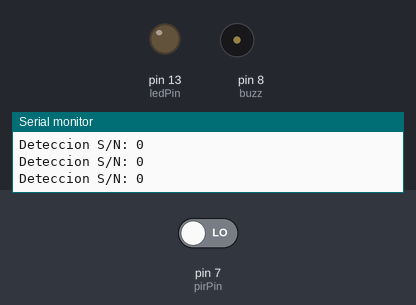
A sketch run on a simulated Arduino Uno, built with avr-gcc and run on an emulated ATmega328P. On the bench: output pins drawn as LEDs (lit = HIGH), buzzer (waves = sounding), the last lines printed to the serial monitor. The inputs (shaded band) are chosen by the test bench; at power-on: pin 7 (pirPin) LOW.

Above: at 1.5 s.
1.6 s: pin 7 (pirPin) driven HIGH
At 2.02 s:
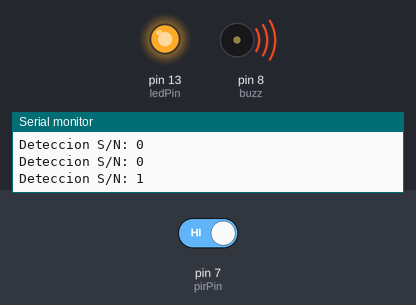
At 4.4 s:
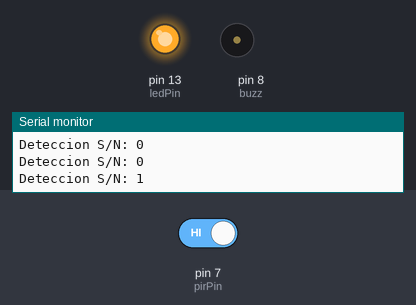
4.6 s: pin 7 (pirPin) driven LOW
At 6.0 s:
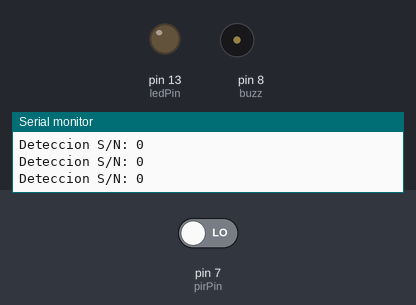
Timing chart, 0 to 7.6 s (numbered marks = the images above; inputs shaded):
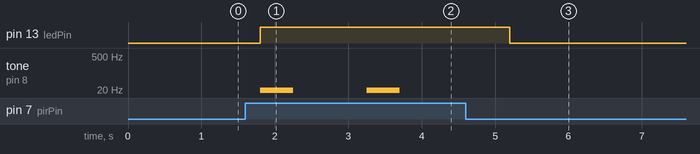

Measured:
- after the input at 1.6 s, pin 13 (ledPin): LOW → HIGH after 0.20 s; tone on pin 8 (buzz): plays 8 Hz for 0.15 s, 9 Hz for 0.15 s, 14 Hz for 0.15 s, 13 Hz for 0.15 s, 9 Hz for 0.15 s, 8 Hz for 0.15 s, starting after 0.20 s
- after the input at 4.6 s, pin 13 (ledPin): goes on until 5.2 s, then stays LOW; tone on pin 8 (buzz): stops changing and stays silent

The sketch:

Detector.ino
```cpp
//www.elegoo.com
//2016.12.9

int ledPin = 13;  // LED on Pin 13 of Arduino
int pirPin = 7; // Input for HC-S501
int mov = 0; // variable que guarda el cambio de estado del PIR
int buzz = 8;


void setup() {
  Serial.begin(9600);  //iniciamos el monitor serie
  pinMode(ledPin, OUTPUT);
  pinMode(pirPin, INPUT);
  pinMode(buzz, OUTPUT);


}

void loop() {
  mov = digitalRead(pirPin);
  delay(50);
  if (mov == HIGH)  {
    Serial.print("Deteccion S/N: ");
    Serial.println(mov);
    digitalWrite(ledPin, HIGH);
    tonos();
    delay(500);
    digitalWrite(ledPin, LOW);
    mov = 0;
    delay(30);

  }
  else {
    Serial.print("Deteccion S/N: ");
    Serial.println(mov);
    delay(300);
  }

}
void tonos(){
  tone(buzz,8.18); // C | octava - 2;
  delay(150);
  tone(buzz,9.72); // D# | octava - 2;
  delay(150);
  tone(buzz,14.57); // A# | octava - 2;
  delay(150);
  noTone(buzz);
  delay(1000);

  tone(buzz,13.75); // A | octava - 2;
  delay(150);
  tone(buzz,9.72); // D# | octava - 2;
  delay(150);
  tone(buzz,8.18); // C | octava - 2;
  delay(150);
  noTone(buzz);
  delay(1000);
}
```
